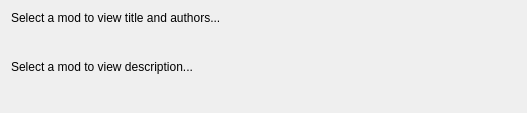
<?xml version="1.0" encoding="UTF-8"?>
<ui version="4.0">
 <class>MCModInfoFrame</class>
 <widget class="QFrame" name="MCModInfoFrame">
  <property name="geometry">
   <rect>
    <x>0</x>
    <y>0</y>
    <width>527</width>
    <height>113</height>
   </rect>
  </property>
  <property name="sizePolicy">
   <sizepolicy hsizetype="Preferred" vsizetype="Minimum">
    <horstretch>0</horstretch>
    <verstretch>0</verstretch>
   </sizepolicy>
  </property>
  <property name="maximumSize">
   <size>
    <width>16777215</width>
    <height>120</height>
   </size>
  </property>
  <property name="windowTitle">
   <string>Frame</string>
  </property>
  <layout class="QVBoxLayout" name="verticalLayout_2">
   <item>
    <widget class="QLabel" name="label_ModText">
     <property name="text">
      <string>Select a mod to view title and authors...</string>
     </property>
     <property name="textFormat">
      <enum>Qt::RichText</enum>
     </property>
     <property name="alignment">
      <set>Qt::AlignLeading|Qt::AlignLeft|Qt::AlignTop</set>
     </property>
     <property name="wordWrap">
      <bool>true</bool>
     </property>
     <property name="openExternalLinks">
      <bool>true</bool>
     </property>
     <property name="textInteractionFlags">
      <set>Qt::LinksAccessibleByKeyboard|Qt::LinksAccessibleByMouse|Qt::TextBrowserInteraction|Qt::TextSelectableByKeyboard|Qt::TextSelectableByMouse</set>
     </property>
    </widget>
   </item>
   <item>
    <widget class="QLabel" name="label_ModDescription">
     <property name="text">
      <string>Select a mod to view description...</string>
     </property>
     <property name="textFormat">
      <enum>Qt::PlainText</enum>
     </property>
     <property name="alignment">
      <set>Qt::AlignLeading|Qt::AlignLeft|Qt::AlignTop</set>
     </property>
     <property name="wordWrap">
      <bool>true</bool>
     </property>
     <property name="textInteractionFlags">
      <set>Qt::LinksAccessibleByKeyboard|Qt::LinksAccessibleByMouse|Qt::TextBrowserInteraction|Qt::TextSelectableByKeyboard|Qt::TextSelectableByMouse</set>
     </property>
    </widget>
   </item>
  </layout>
 </widget>
 <resources/>
 <connections/>
</ui>
